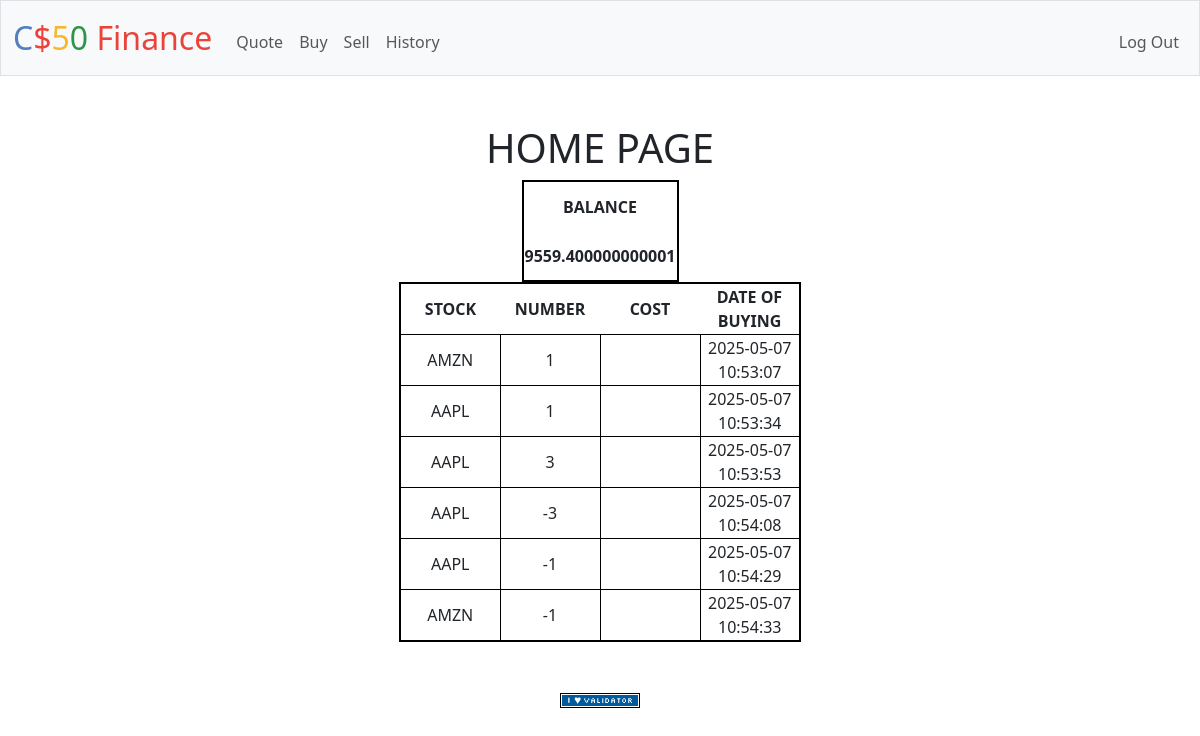
The page / (signed in) on the database its author committed.
### tables this page shows
CREATE TABLE users (id INTEGER PRIMARY KEY AUTOINCREMENT NOT NULL, username TEXT NOT NULL, hash TEXT NOT NULL, cash NUMERIC NOT NULL DEFAULT 10000.00);

CREATE TABLE "stocks" (
id INTEGER NOT NULL,
stock TEXT NOT NULL,
nr INTEGER NOT NULL,
date TEXT NOT NULL,
COST INTEGER NOT NULL);

### app.py (the view)
@app.route("/")
@login_required
def index():
    user_id = session["user_id"]
    balance = db.execute("SELECT * FROM users WHERE id = ?",user_id)[0]["cash"]
    rows = db.execute("SELECT stock, nr, cost, date FROM stocks WHERE id = ?", user_id)
    return render_template("index.html", BALANCE=balance, rows=rows)

### app.py (called while the page is built)
@app.after_request
def after_request(response):
    response.headers["Cache-Control"] = "no-cache, no-store, must-revalidate"
    response.headers["Expires"] = 0
    response.headers["Pragma"] = "no-cache"
    return response

### helpers.py (called while the page is built)
def login_required(f):
    @wraps(f)
    def decorated_function(*args, **kwargs):
        if session.get("user_id") is None:
            return redirect("/login")
        return f(*args, **kwargs)
    return decorated_function

### templates/index.html (shortened to what this page needs)
{% extends "layout.html" %}
{% block main %}
<h1> HOME PAGE </h1>
<table>
    <tr><th>BALANCE</th></tr>
    <tr><th>{{ BALANCE }}</th></tr>
</table>
<table>
    <thead>
        <tr>
            <th>STOCK</th>
            <th>NUMBER</th>
            <th>COST</th>
            <th>DATE OF BUYING</th>
        </tr>
    </thead>
    <tbody>
        {% for row in rows %}
        <tr>
            <td> {{ row.stock }} </td>
            <td> {{ row.nr }} </td>
            <td> {{ row.cost }} </td>
            <td> {{ row.date }} </td>
        </tr>
        {% endfor %}
    </tbody>
</table>
{% endblock %}

### templates/layout.html (shortened to what this page needs)
<!DOCTYPE html>
<html lang="en">
    <head>
        <link href="https://cdn.jsdelivr.net/npm/bootstrap@5.3.3/dist/css/bootstrap.min.css" rel="stylesheet">
        <link href="/static/styles.css" rel="stylesheet">
    </head>
    <body>
        <nav class="bg-light border navbar navbar-expand-md navbar-light">
            <div class="container-fluid">
                <a class="navbar-brand" href="/"><span class="blue">C</span><span class="red">$</span><span class="yellow">5</span><span class="green">0</span> <span class="red">Finance</span></a>
                <div class="collapse navbar-collapse" id="navbar">
                    {% if session["user_id"] %}
                        <ul class="navbar-nav me-auto mt-2">
                            <li class="nav-item"><a class="nav-link" href="/quote">Quote</a></li>
                            <li class="nav-item"><a class="nav-link" href="/buy">Buy</a></li>
                            <li class="nav-item"><a class="nav-link" href="/sell">Sell</a></li>
                            <li class="nav-item"><a class="nav-link" href="/history">History</a></li>
                        </ul>
                        <ul class="navbar-nav ms-auto mt-2">
                            <li class="nav-item"><a class="nav-link" href="/logout">Log Out</a></li>
                        </ul>
                    {% else %}
                        <ul class="navbar-nav ms-auto mt-2">
                            <li class="nav-item"><a class="nav-link" href="/register">Register</a></li>
                            <li class="nav-item"><a class="nav-link" href="/login">Log In</a></li>
                        </ul>
                    {% endif %}
                </div>
            </div>
        </nav>
        <main class="container py-5 text-center">
            {% block main %}{% endblock %}
        </main>
        <footer class="mb-5">
            <form action="https://validator.w3.org/check" class="text-center" enctype="multipart/form-data" method="post" target="_blank">
                <input alt="Validate" src="/static/I_heart_validator.png" type="image">
            </form>
        </footer>
    </body>
</html>

### static/styles.css (style rules this page uses)
nav .navbar-brand { font-size: xx-large; }
nav .navbar-brand .blue { color: #537fbe; }
nav .navbar-brand .red { color: #ea433b; }
nav .navbar-brand .yellow { color: #f5b82e; }
nav .navbar-brand .green { color: #2e944b; }
table { border: 2px solid black; text-align: center; margin-left: auto; margin-right: auto; }
td { border: 1px solid black; text-align: center; width: 100px; }
tr { height: 50px; }

### rows shown on the page
users: cash "9559.400000000001"
stocks: stock "AMZN", nr "1", date "2025-05-07 10:53:07"
stocks: stock "AAPL", nr "1", date "2025-05-07 10:53:34"
stocks: stock "AAPL", nr "3", date "2025-05-07 10:53:53"
stocks: stock "AAPL", nr "-3", date "2025-05-07 10:54:08"
stocks: stock "AAPL", nr "-1", date "2025-05-07 10:54:29"
stocks: stock "AMZN", nr "-1", date "2025-05-07 10:54:33"
